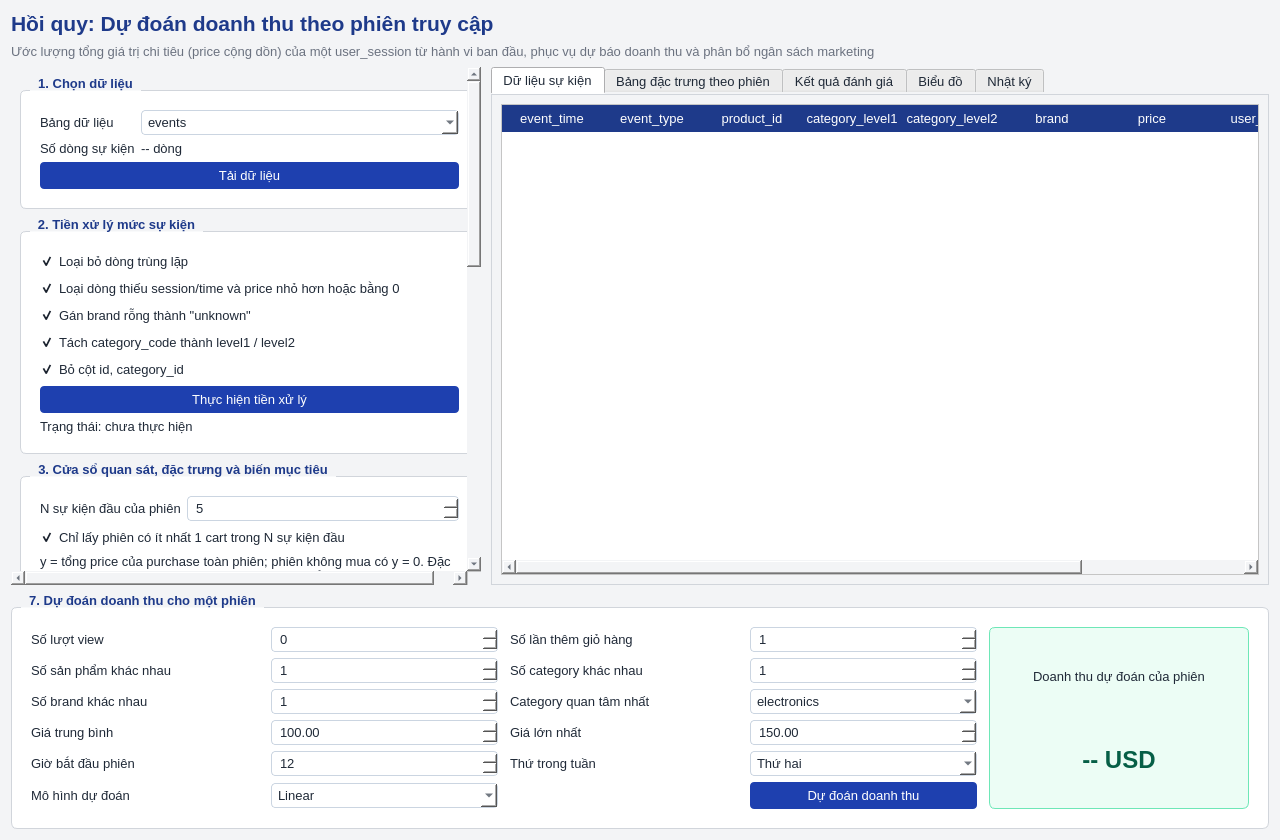
<?xml version="1.0" encoding="UTF-8"?>
<ui version="4.0">
 <class>RegressionPage</class>
 <widget class="QWidget" name="RegressionPage">
  <property name="geometry">
   <rect>
    <x>0</x>
    <y>0</y>
    <width>1280</width>
    <height>840</height>
   </rect>
  </property>
  <property name="windowTitle">
   <string>Regression - Dự đoán doanh thu theo phiên truy cập</string>
  </property>
  <property name="styleSheet">
   <string notr="true">QWidget{font-family:"Segoe UI";font-size:10pt;color:#1f2937;background:#f3f4f6;}
QLabel{background:transparent;}
QCheckBox{background:transparent;}
QGroupBox{background:#ffffff;border:1px solid #d1d5db;border-radius:6px;margin-top:14px;padding:10px;font-weight:600;}
QGroupBox::title{subcontrol-origin:margin;left:10px;padding:0 6px;color:#1e3a8a;}
QPushButton{background:#1e40af;color:#ffffff;border:none;border-radius:4px;padding:6px 12px;}
QPushButton:hover{background:#1d4ed8;}
QPushButton:disabled{background:#9ca3af;}
QLineEdit,QSpinBox,QDoubleSpinBox,QComboBox{background:#ffffff;border:1px solid #cbd5e1;border-radius:4px;padding:3px 6px;}
QTableWidget{background:#ffffff;gridline-color:#e5e7eb;}
QHeaderView::section{background:#1e3a8a;color:#ffffff;padding:4px;border:none;}
QTabWidget::pane{border:1px solid #d1d5db;background:#ffffff;}
QProgressBar{border:1px solid #cbd5e1;border-radius:4px;text-align:center;background:#ffffff;}
QProgressBar::chunk{background:#1e40af;}
QPlainTextEdit{background:#ffffff;border:1px solid #cbd5e1;}
QLabel#lblTitle{font-size:16pt;font-weight:700;color:#1e3a8a;}
QLabel#lblSubtitle{color:#6b7280;}
QLabel#lblPredictResult{font-size:18pt;font-weight:700;color:#065f46;}
QFrame#framePredictResult{background:#ecfdf5;border:1px solid #6ee7b7;border-radius:6px;}
QFrame#frameChart{background:#ffffff;border:1px dashed #9ca3af;}</string>
  </property>
  <layout class="QVBoxLayout" name="verticalLayoutRoot">
   <property name="spacing">
    <number>8</number>
   </property>
   <item>
    <widget class="QLabel" name="lblTitle">
      <property name="wordWrap">
       <bool>true</bool>
      </property>
      <property name="text">
      <string>Hồi quy: Dự đoán doanh thu theo phiên truy cập</string>
     </property>
    </widget>
   </item>
   <item>
    <widget class="QLabel" name="lblSubtitle">
      <property name="wordWrap">
       <bool>true</bool>
      </property>
      <property name="text">
      <string>Ước lượng tổng giá trị chi tiêu (price cộng dồn) của một user_session từ hành vi ban đầu, phục vụ dự báo doanh thu và phân bổ ngân sách marketing</string>
     </property>
    </widget>
   </item>
   <item>
    <layout class="QHBoxLayout" name="horizontalLayoutMain">
     <property name="spacing">
      <number>10</number>
     </property>
     <item>
      <widget class="QScrollArea" name="scrollSteps">
       <property name="minimumSize">
        <size>
         <width>440</width>
         <height>0</height>
        </size>
       </property>
       <property name="maximumSize">
        <size>
         <width>470</width>
         <height>16777215</height>
        </size>
       </property>
       <property name="frameShape">
        <enum>QFrame::NoFrame</enum>
       </property>
       <property name="widgetResizable">
        <bool>true</bool>
       </property>
       <widget class="QWidget" name="scrollContents">
        <property name="geometry">
         <rect>
          <x>0</x>
          <y>0</y>
          <width>440</width>
          <height>1500</height>
         </rect>
        </property>
        <layout class="QVBoxLayout" name="verticalLayoutSteps">
         <property name="spacing">
          <number>8</number>
         </property>
         <item>
          <widget class="QGroupBox" name="grpStep1">
           <property name="title">
            <string>1. Chọn dữ liệu</string>
           </property>
           <layout class="QVBoxLayout" name="verticalLayoutStep1">
            <item>
             <layout class="QFormLayout" name="formStep1">
              <item row="0" column="0">
               <widget class="QLabel" name="lblTable">
                <property name="text">
                 <string>Bảng dữ liệu</string>
                </property>
               </widget>
              </item>
              <item row="0" column="1">
               <widget class="QComboBox" name="cboTable">
                <item>
                 <property name="text">
                  <string>events</string>
                 </property>
                </item>
               </widget>
              </item>
              <item row="1" column="0">
               <widget class="QLabel" name="lblRowCountTitle">
                <property name="text">
                 <string>Số dòng sự kiện</string>
                </property>
               </widget>
              </item>
              <item row="1" column="1">
               <widget class="QLabel" name="lblRowCount">
                <property name="text">
                 <string>-- dòng</string>
                </property>
               </widget>
              </item>
             </layout>
            </item>
            <item>
             <widget class="QPushButton" name="btnLoadData">
              <property name="text">
               <string>Tải dữ liệu</string>
              </property>
             </widget>
            </item>
           </layout>
          </widget>
         </item>
         <item>
          <widget class="QGroupBox" name="grpStep2">
           <property name="title">
            <string>2. Tiền xử lý mức sự kiện</string>
           </property>
           <layout class="QVBoxLayout" name="verticalLayoutStep2">
            <item>
             <widget class="QCheckBox" name="chkDropDuplicates">
              <property name="text">
               <string>Loại bỏ dòng trùng lặp</string>
              </property>
              <property name="checked">
               <bool>true</bool>
              </property>
             </widget>
            </item>
            <item>
             <widget class="QCheckBox" name="chkDropInvalidPrice">
              <property name="text">
               <string>Loại dòng thiếu session/time và price nhỏ hơn hoặc bằng 0</string>
              </property>
              <property name="checked">
               <bool>true</bool>
              </property>
             </widget>
            </item>
            <item>
             <widget class="QCheckBox" name="chkFillBrand">
              <property name="text">
               <string>Gán brand rỗng thành "unknown"</string>
              </property>
              <property name="checked">
               <bool>true</bool>
              </property>
             </widget>
            </item>
            <item>
             <widget class="QCheckBox" name="chkSplitCategory">
              <property name="text">
               <string>Tách category_code thành level1 / level2</string>
              </property>
              <property name="checked">
               <bool>true</bool>
              </property>
             </widget>
            </item>
            <item>
             <widget class="QCheckBox" name="chkDropColumns">
              <property name="text">
               <string>Bỏ cột id, category_id</string>
              </property>
              <property name="checked">
               <bool>true</bool>
              </property>
             </widget>
            </item>
            <item>
             <widget class="QPushButton" name="btnPreprocess">
              <property name="text">
               <string>Thực hiện tiền xử lý</string>
              </property>
             </widget>
            </item>
            <item>
             <widget class="QLabel" name="lblPreprocessStatus">
              <property name="text">
               <string>Trạng thái: chưa thực hiện</string>
              </property>
             </widget>
            </item>
           </layout>
          </widget>
         </item>
         <item>
          <widget class="QGroupBox" name="grpStep3">
           <property name="title">
            <string>3. Cửa sổ quan sát, đặc trưng và biến mục tiêu</string>
           </property>
           <layout class="QVBoxLayout" name="verticalLayoutStep3">
            <item>
             <layout class="QFormLayout" name="formStep3">
              <item row="0" column="0">
               <widget class="QLabel" name="lblWindowN">
                <property name="text">
                 <string>N sự kiện đầu của phiên</string>
                </property>
               </widget>
              </item>
              <item row="0" column="1">
               <widget class="QSpinBox" name="spinWindowN">
                <property name="minimum">
                 <number>1</number>
                </property>
                <property name="maximum">
                 <number>50</number>
                </property>
                <property name="value">
                 <number>5</number>
                </property>
               </widget>
              </item>
             </layout>
            </item>
            <item>
             <widget class="QCheckBox" name="chkOnlyCart">
              <property name="text">
               <string>Chỉ lấy phiên có ít nhất 1 cart trong N sự kiện đầu</string>
              </property>
              <property name="checked">
               <bool>true</bool>
              </property>
             </widget>
            </item>
            <item>
             <widget class="QLabel" name="lblTargetDef">
              <property name="text">
               <string>y = tổng price của purchase toàn phiên; phiên không mua có y = 0. Đặc trưng chỉ lấy sự kiện quan sát trước purchase để tránh rò rỉ mục tiêu.</string>
              </property>
              <property name="wordWrap">
               <bool>true</bool>
              </property>
             </widget>
            </item>
            <item>
             <widget class="QCheckBox" name="chkClipP99">
              <property name="text">
               <string>Cắt outlier của y ở phân vị 99 (tính trên train)</string>
              </property>
              <property name="checked">
               <bool>true</bool>
              </property>
             </widget>
            </item>
            <item>
             <widget class="QCheckBox" name="chkLog1p">
              <property name="text">
               <string>Huấn luyện trên log1p(y) (tùy chọn; mặc định dùng thang doanh thu)</string>
              </property>
             </widget>
            </item>
            <item>
             <widget class="QPushButton" name="btnBuildFeatures">
              <property name="text">
               <string>Tạo bảng đặc trưng theo phiên</string>
              </property>
             </widget>
            </item>
            <item>
             <widget class="QLabel" name="lblSessionCount">
              <property name="text">
               <string>Số phiên sau khi lọc: --</string>
              </property>
             </widget>
            </item>
           </layout>
          </widget>
         </item>
         <item>
          <widget class="QGroupBox" name="grpStep4">
           <property name="title">
            <string>4. Chia dữ liệu theo thời gian và mã hóa</string>
           </property>
           <layout class="QVBoxLayout" name="verticalLayoutStep4">
            <item>
             <layout class="QFormLayout" name="formStep4">
              <item row="0" column="0">
               <widget class="QLabel" name="lblTrainPct">
                <property name="text">
                 <string>Tỷ lệ tập train (các ngày đầu)</string>
                </property>
               </widget>
              </item>
              <item row="0" column="1">
               <widget class="QSpinBox" name="spinTrainPct">
                <property name="suffix">
                 <string> %</string>
                </property>
                <property name="minimum">
                 <number>50</number>
                </property>
                <property name="maximum">
                 <number>95</number>
                </property>
                <property name="value">
                 <number>80</number>
                </property>
               </widget>
              </item>
             </layout>
            </item>
            <item>
             <widget class="QCheckBox" name="chkEncode">
              <property name="text">
               <string>Mã hóa One-Hot (category, thứ trong tuần)</string>
              </property>
              <property name="checked">
               <bool>true</bool>
              </property>
             </widget>
            </item>
            <item>
             <widget class="QCheckBox" name="chkScale">
              <property name="text">
               <string>Chuẩn hóa StandardScaler (đặc trưng số)</string>
              </property>
              <property name="checked">
               <bool>true</bool>
              </property>
             </widget>
            </item>
            <item>
             <widget class="QPushButton" name="btnSplit">
              <property name="text">
               <string>Chia dữ liệu</string>
              </property>
             </widget>
            </item>
            <item>
             <widget class="QLabel" name="lblSplitInfo">
              <property name="text">
               <string>Train: -- phiên | Test: -- phiên</string>
              </property>
             </widget>
            </item>
           </layout>
          </widget>
         </item>
         <item>
          <widget class="QGroupBox" name="grpStep5">
           <property name="title">
            <string>5. Chọn mô hình và tham số</string>
           </property>
           <layout class="QVBoxLayout" name="verticalLayoutStep5">
            <item>
             <widget class="QCheckBox" name="chkLinear">
              <property name="text">
               <string>Linear Regression</string>
              </property>
              <property name="checked">
               <bool>true</bool>
              </property>
             </widget>
            </item>
            <item>
             <widget class="QCheckBox" name="chkRandomForest">
              <property name="text">
               <string>Random Forest</string>
              </property>
              <property name="checked">
               <bool>true</bool>
              </property>
             </widget>
            </item>
            <item>
             <widget class="QCheckBox" name="chkGradientBoosting">
              <property name="text">
               <string>Gradient Boosting</string>
              </property>
              <property name="checked">
               <bool>true</bool>
              </property>
             </widget>
            </item>
            <item>
            <layout class="QFormLayout" name="formStep5">
              <item row="0" column="0">
               <widget class="QLabel" name="lblNEstimators">
                <property name="text">
                 <string>n_estimators (RF, GB)</string>
                </property>
               </widget>
              </item>
              <item row="0" column="1">
               <widget class="QSpinBox" name="spinNEstimators">
                <property name="minimum">
                 <number>10</number>
                </property>
                <property name="maximum">
                 <number>2000</number>
                </property>
                <property name="value">
                 <number>200</number>
                </property>
               </widget>
              </item>
              <item row="1" column="0">
               <widget class="QLabel" name="lblMaxDepth">
                <property name="text">
                 <string>max_depth (RF, GB)</string>
                </property>
               </widget>
              </item>
              <item row="1" column="1">
               <widget class="QSpinBox" name="spinMaxDepth">
                <property name="minimum">
                 <number>1</number>
                </property>
                <property name="maximum">
                 <number>50</number>
                </property>
                <property name="value">
                 <number>8</number>
                </property>
               </widget>
              </item>
              <item row="2" column="0">
               <widget class="QLabel" name="lblLearningRate">
                <property name="text">
                 <string>learning_rate (GB)</string>
                </property>
               </widget>
              </item>
              <item row="2" column="1">
               <widget class="QDoubleSpinBox" name="dsbLearningRate">
                <property name="decimals">
                 <number>3</number>
                </property>
                <property name="minimum">
                 <double>0.001000000000000</double>
                </property>
                <property name="maximum">
                 <double>1.000000000000000</double>
                </property>
                <property name="singleStep">
                 <double>0.010000000000000</double>
                </property>
                <property name="value">
                 <double>0.100000000000000</double>
                </property>
               </widget>
              </item>
             </layout>
            </item>
           </layout>
          </widget>
         </item>
         <item>
          <widget class="QGroupBox" name="grpStep6">
           <property name="title">
            <string>6. Huấn luyện và đánh giá</string>
           </property>
           <layout class="QVBoxLayout" name="verticalLayoutStep6">
            <item>
             <widget class="QPushButton" name="btnTrain">
              <property name="text">
               <string>Huấn luyện các mô hình đã chọn</string>
              </property>
             </widget>
            </item>
            <item>
             <widget class="QProgressBar" name="progressTrain">
              <property name="value">
               <number>0</number>
              </property>
             </widget>
            </item>
            <item>
             <widget class="QPushButton" name="btnSaveModel">
              <property name="text">
               <string>Xuất mô hình đang chọn</string>
              </property>
             </widget>
            </item>
            <item>
             <widget class="QPushButton" name="btnLoadModel">
              <property name="text">
               <string>Nạp mô hình đã huấn luyện</string>
              </property>
             </widget>
            </item>
           </layout>
          </widget>
         </item>
         <item>
          <spacer name="verticalSpacerSteps">
           <property name="orientation">
            <enum>Qt::Vertical</enum>
           </property>
           <property name="sizeHint" stdset="0">
            <size>
             <width>20</width>
             <height>20</height>
            </size>
           </property>
          </spacer>
         </item>
        </layout>
       </widget>
      </widget>
     </item>
     <item>
      <widget class="QTabWidget" name="tabResult">
       <property name="currentIndex">
        <number>0</number>
       </property>
       <widget class="QWidget" name="tabData">
        <attribute name="title">
         <string>Dữ liệu sự kiện</string>
        </attribute>
        <layout class="QVBoxLayout" name="verticalLayoutTabData">
         <item>
          <widget class="QTableWidget" name="tblPreview">
           <property name="alternatingRowColors">
            <bool>true</bool>
           </property>
           <property name="editTriggers">
            <set>QAbstractItemView::NoEditTriggers</set>
           </property>
           <column>
            <property name="text">
             <string>event_time</string>
            </property>
           </column>
           <column>
            <property name="text">
             <string>event_type</string>
            </property>
           </column>
           <column>
            <property name="text">
             <string>product_id</string>
            </property>
           </column>
           <column>
            <property name="text">
             <string>category_level1</string>
            </property>
           </column>
           <column>
            <property name="text">
             <string>category_level2</string>
            </property>
           </column>
           <column>
            <property name="text">
             <string>brand</string>
            </property>
           </column>
           <column>
            <property name="text">
             <string>price</string>
            </property>
           </column>
           <column>
            <property name="text">
             <string>user_id</string>
            </property>
           </column>
           <column>
            <property name="text">
             <string>user_session</string>
            </property>
           </column>
          </widget>
         </item>
        </layout>
       </widget>
       <widget class="QWidget" name="tabFeatures">
        <attribute name="title">
         <string>Bảng đặc trưng theo phiên</string>
        </attribute>
        <layout class="QVBoxLayout" name="verticalLayoutTabFeatures">
         <item>
          <widget class="QTableWidget" name="tblFeatures">
           <property name="alternatingRowColors">
            <bool>true</bool>
           </property>
           <property name="editTriggers">
            <set>QAbstractItemView::NoEditTriggers</set>
           </property>
           <column>
            <property name="text">
             <string>user_session</string>
            </property>
           </column>
           <column>
            <property name="text">
             <string>n_view</string>
            </property>
           </column>
           <column>
            <property name="text">
             <string>n_cart</string>
            </property>
           </column>
           <column>
            <property name="text">
             <string>n_products</string>
            </property>
           </column>
           <column>
            <property name="text">
             <string>n_categories</string>
            </property>
           </column>
           <column>
            <property name="text">
             <string>n_brands</string>
            </property>
           </column>
           <column>
            <property name="text">
             <string>avg_price</string>
            </property>
           </column>
           <column>
            <property name="text">
             <string>max_price</string>
            </property>
           </column>
           <column>
            <property name="text">
             <string>top_category</string>
            </property>
           </column>
           <column>
            <property name="text">
             <string>hour</string>
            </property>
           </column>
           <column>
            <property name="text">
             <string>weekday</string>
            </property>
           </column>
           <column>
            <property name="text">
             <string>revenue (y)</string>
            </property>
           </column>
          </widget>
         </item>
        </layout>
       </widget>
       <widget class="QWidget" name="tabMetrics">
        <attribute name="title">
         <string>Kết quả đánh giá</string>
        </attribute>
        <layout class="QVBoxLayout" name="verticalLayoutTabMetrics">
         <item>
          <widget class="QTableWidget" name="tblMetrics">
           <property name="editTriggers">
            <set>QAbstractItemView::NoEditTriggers</set>
           </property>
           <row>
            <property name="text">
             <string>Linear</string>
            </property>
           </row>
           <row>
            <property name="text">
             <string>Random Forest</string>
            </property>
           </row>
           <row>
            <property name="text">
             <string>Gradient Boosting</string>
            </property>
           </row>
           <row>
            <property name="text">
             <string>Baseline 0 USD</string>
            </property>
           </row>
           <column>
            <property name="text">
             <string>MAE (USD)</string>
            </property>
           </column>
           <column>
            <property name="text">
             <string>RMSE (USD)</string>
            </property>
           </column>
           <column>
            <property name="text">
             <string>R² (log1p)</string>
            </property>
           </column>
           <column>
            <property name="text">
             <string>R² (doanh thu)</string>
            </property>
           </column>
          </widget>
         </item>
         <item>
          <widget class="QLabel" name="lblEvalSummary">
           <property name="wordWrap">
            <bool>true</bool>
           </property>
           <property name="text">
            <string>Baseline: dự đoán 0 USD cho mọi phiên.</string>
           </property>
          </widget>
         </item>
         <item>
          <widget class="QLabel" name="lblBestModel">
           <property name="text">
            <string>Mô hình tốt nhất: --</string>
           </property>
          </widget>
         </item>
        </layout>
       </widget>
       <widget class="QWidget" name="tabChart">
        <attribute name="title">
         <string>Biểu đồ</string>
        </attribute>
        <layout class="QVBoxLayout" name="verticalLayoutTabChart">
         <item>
          <layout class="QHBoxLayout" name="horizontalLayoutChartTop">
           <item>
            <widget class="QLabel" name="lblChartType">
             <property name="text">
              <string>Loại biểu đồ</string>
             </property>
            </widget>
           </item>
           <item>
            <widget class="QComboBox" name="cboChartType">
             <item>
              <property name="text">
               <string>Thực tế so với Dự đoán</string>
              </property>
             </item>
             <item>
              <property name="text">
               <string>Phần dư (Residual)</string>
              </property>
             </item>
             <item>
              <property name="text">
               <string>Mức độ quan trọng của đặc trưng</string>
              </property>
             </item>
             <item>
              <property name="text">
               <string>Doanh thu theo ngày: Thực tế so với Dự báo</string>
              </property>
             </item>
            </widget>
           </item>
           <item>
            <widget class="QComboBox" name="cboChartModel">
             <item>
              <property name="text">
               <string>Linear</string>
              </property>
             </item>
             <item>
              <property name="text">
               <string>Random Forest</string>
              </property>
             </item>
             <item>
              <property name="text">
               <string>Gradient Boosting</string>
              </property>
             </item>
            </widget>
           </item>
           <item>
            <widget class="QPushButton" name="btnDrawChart">
             <property name="text">
              <string>Vẽ biểu đồ</string>
             </property>
            </widget>
           </item>
           <item>
            <spacer name="horizontalSpacerChart">
             <property name="orientation">
              <enum>Qt::Horizontal</enum>
             </property>
             <property name="sizeHint" stdset="0">
              <size>
               <width>40</width>
               <height>20</height>
              </size>
             </property>
            </spacer>
           </item>
          </layout>
         </item>
         <item>
          <widget class="QFrame" name="frameChart">
           <property name="minimumSize">
            <size>
             <width>0</width>
             <height>300</height>
            </size>
           </property>
           <layout class="QVBoxLayout" name="verticalLayoutFrameChart">
            <item>
             <widget class="QLabel" name="lblChartPlaceholder">
              <property name="text">
               <string>Khu vực hiển thị biểu đồ</string>
              </property>
              <property name="alignment">
               <set>Qt::AlignCenter</set>
              </property>
             </widget>
            </item>
           </layout>
          </widget>
         </item>
        </layout>
       </widget>
       <widget class="QWidget" name="tabLog">
        <attribute name="title">
         <string>Nhật ký</string>
        </attribute>
        <layout class="QVBoxLayout" name="verticalLayoutTabLog">
         <item>
          <widget class="QPlainTextEdit" name="txtLog">
           <property name="readOnly">
            <bool>true</bool>
           </property>
          </widget>
         </item>
        </layout>
       </widget>
      </widget>
     </item>
    </layout>
   </item>
   <item>
    <widget class="QGroupBox" name="grpStep7">
     <property name="title">
      <string>7. Dự đoán doanh thu cho một phiên</string>
     </property>
     <layout class="QGridLayout" name="gridLayoutStep7">
      <property name="horizontalSpacing">
       <number>12</number>
      </property>
      <item row="0" column="0">
       <widget class="QLabel" name="lblPredView">
        <property name="text">
         <string>Số lượt view</string>
        </property>
       </widget>
      </item>
      <item row="0" column="1">
       <widget class="QSpinBox" name="spinPredView">
        <property name="maximum">
         <number>50</number>
        </property>
       </widget>
      </item>
      <item row="0" column="2">
       <widget class="QLabel" name="lblPredCart">
        <property name="text">
         <string>Số lần thêm giỏ hàng</string>
        </property>
       </widget>
      </item>
      <item row="0" column="3">
       <widget class="QSpinBox" name="spinPredCart">
        <property name="maximum">
         <number>50</number>
        </property>
        <property name="value">
         <number>1</number>
        </property>
       </widget>
      </item>
      <item row="1" column="0">
       <widget class="QLabel" name="lblPredProducts">
        <property name="text">
         <string>Số sản phẩm khác nhau</string>
        </property>
       </widget>
      </item>
      <item row="1" column="1">
       <widget class="QSpinBox" name="spinPredProducts">
        <property name="maximum">
         <number>50</number>
        </property>
        <property name="value">
         <number>1</number>
        </property>
       </widget>
      </item>
      <item row="1" column="2">
       <widget class="QLabel" name="lblPredCategories">
        <property name="text">
         <string>Số category khác nhau</string>
        </property>
       </widget>
      </item>
      <item row="1" column="3">
       <widget class="QSpinBox" name="spinPredCategories">
        <property name="maximum">
         <number>50</number>
        </property>
        <property name="value">
         <number>1</number>
        </property>
       </widget>
      </item>
      <item row="2" column="0">
       <widget class="QLabel" name="lblPredBrands">
        <property name="text">
         <string>Số brand khác nhau</string>
        </property>
       </widget>
      </item>
      <item row="2" column="1">
       <widget class="QSpinBox" name="spinPredBrands">
        <property name="maximum">
         <number>50</number>
        </property>
        <property name="value">
         <number>1</number>
        </property>
       </widget>
      </item>
      <item row="2" column="2">
       <widget class="QLabel" name="lblPredCategory">
        <property name="text">
         <string>Category quan tâm nhất</string>
        </property>
       </widget>
      </item>
      <item row="2" column="3">
       <widget class="QComboBox" name="cboPredCategory">
        <item>
         <property name="text">
          <string>electronics</string>
         </property>
        </item>
        <item>
         <property name="text">
          <string>appliances</string>
         </property>
        </item>
        <item>
         <property name="text">
          <string>computers</string>
         </property>
        </item>
        <item>
         <property name="text">
          <string>apparel</string>
         </property>
        </item>
        <item>
         <property name="text">
          <string>furniture</string>
         </property>
        </item>
        <item>
         <property name="text">
          <string>auto</string>
         </property>
        </item>
        <item>
         <property name="text">
          <string>construction</string>
         </property>
        </item>
        <item>
         <property name="text">
          <string>kids</string>
         </property>
        </item>
        <item>
         <property name="text">
          <string>accessories</string>
         </property>
        </item>
        <item>
         <property name="text">
          <string>sport</string>
         </property>
        </item>
        <item>
         <property name="text">
          <string>unknown</string>
         </property>
        </item>
       </widget>
      </item>
      <item row="3" column="0">
       <widget class="QLabel" name="lblPredAvgPrice">
        <property name="text">
         <string>Giá trung bình</string>
        </property>
       </widget>
      </item>
      <item row="3" column="1">
       <widget class="QDoubleSpinBox" name="dsbPredAvgPrice">
        <property name="maximum">
         <double>100000.000000000000000</double>
        </property>
        <property name="value">
         <double>100.000000000000000</double>
        </property>
       </widget>
      </item>
      <item row="3" column="2">
       <widget class="QLabel" name="lblPredMaxPrice">
        <property name="text">
         <string>Giá lớn nhất</string>
        </property>
       </widget>
      </item>
      <item row="3" column="3">
       <widget class="QDoubleSpinBox" name="dsbPredMaxPrice">
        <property name="maximum">
         <double>100000.000000000000000</double>
        </property>
        <property name="value">
         <double>150.000000000000000</double>
        </property>
       </widget>
      </item>
      <item row="4" column="0">
       <widget class="QLabel" name="lblPredHour">
        <property name="text">
         <string>Giờ bắt đầu phiên</string>
        </property>
       </widget>
      </item>
      <item row="4" column="1">
       <widget class="QSpinBox" name="spinPredHour">
        <property name="maximum">
         <number>23</number>
        </property>
        <property name="value">
         <number>12</number>
        </property>
       </widget>
      </item>
      <item row="4" column="2">
       <widget class="QLabel" name="lblPredWeekday">
        <property name="text">
         <string>Thứ trong tuần</string>
        </property>
       </widget>
      </item>
      <item row="4" column="3">
       <widget class="QComboBox" name="cboPredWeekday">
        <item>
         <property name="text">
          <string>Thứ hai</string>
         </property>
        </item>
        <item>
         <property name="text">
          <string>Thứ ba</string>
         </property>
        </item>
        <item>
         <property name="text">
          <string>Thứ tư</string>
         </property>
        </item>
        <item>
         <property name="text">
          <string>Thứ năm</string>
         </property>
        </item>
        <item>
         <property name="text">
          <string>Thứ sáu</string>
         </property>
        </item>
        <item>
         <property name="text">
          <string>Thứ bảy</string>
         </property>
        </item>
        <item>
         <property name="text">
          <string>Chủ nhật</string>
         </property>
        </item>
       </widget>
      </item>
      <item row="5" column="0">
       <widget class="QLabel" name="lblPredModel">
        <property name="text">
         <string>Mô hình dự đoán</string>
        </property>
       </widget>
      </item>
      <item row="5" column="1">
       <widget class="QComboBox" name="cboPredModel">
        <item>
         <property name="text">
          <string>Linear</string>
         </property>
        </item>
        <item>
         <property name="text">
          <string>Random Forest</string>
         </property>
        </item>
        <item>
         <property name="text">
          <string>Gradient Boosting</string>
         </property>
        </item>
       </widget>
      </item>
      <item row="5" column="3">
       <widget class="QPushButton" name="btnPredict">
        <property name="text">
         <string>Dự đoán doanh thu</string>
        </property>
       </widget>
      </item>
      <item row="0" column="4" rowspan="6">
       <widget class="QFrame" name="framePredictResult">
        <property name="minimumSize">
         <size>
          <width>260</width>
          <height>0</height>
         </size>
        </property>
        <layout class="QVBoxLayout" name="verticalLayoutPredictResult">
         <item>
          <widget class="QLabel" name="lblPredictTitle">
           <property name="text">
            <string>Doanh thu dự đoán của phiên</string>
           </property>
           <property name="alignment">
            <set>Qt::AlignCenter</set>
           </property>
          </widget>
         </item>
         <item>
          <widget class="QLabel" name="lblPredictResult">
           <property name="text">
            <string>-- USD</string>
           </property>
           <property name="alignment">
            <set>Qt::AlignCenter</set>
           </property>
          </widget>
         </item>
        </layout>
       </widget>
      </item>
     </layout>
    </widget>
   </item>
  </layout>
 </widget>
 <resources/>
 <connections/>
</ui>
